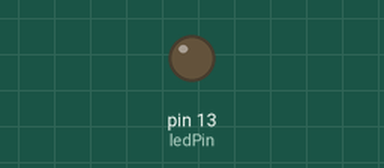
A sketch run on a simulated Arduino Uno, built with avr-gcc and run on an emulated ATmega328P. Shown: output pins drawn as LEDs (lit = HIGH). Random numbers use the default seed unless the sketch sets one.

Above: at 0.1 s.
At 34.0 s:
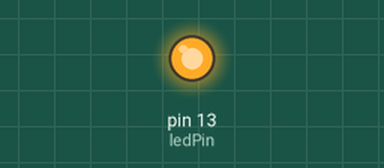
Timing chart, 0 to 40.0 s (numbered marks = the images above):
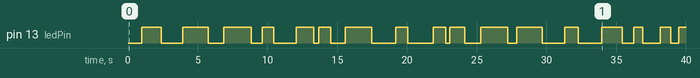

The sketch:

sketch_mar10a.ino
```cpp
const int ledPin = 13;
unsigned long previousMillis = 0;
long interval = 1000;  // Начальный интервал — 1 секунда

void setup() {
  pinMode(ledPin, OUTPUT);
  randomSeed(analogRead(0));  // Инициализируем генератор случайных чисел
}

void loop() {
  unsigned long currentMillis = millis();

  if (currentMillis - previousMillis >= interval) {
    previousMillis = currentMillis;

    // Меняем состояние светодиода
    if (digitalRead(ledPin) == HIGH) {
      digitalWrite(ledPin, LOW);
    } else {
      digitalWrite(ledPin, HIGH);
    }

    // Генерируем новый случайный интервал (от 200 до 2000 мс)
    interval = random(200, 2000);
  }
}
```

Measured:
- by itself, pin 13 (ledPin): LOW → HIGH at 1.0 s, → LOW 1.4 s later, → HIGH 1.5 s later, → LOW 1.8 s later, … (33 changes in this stretch)
